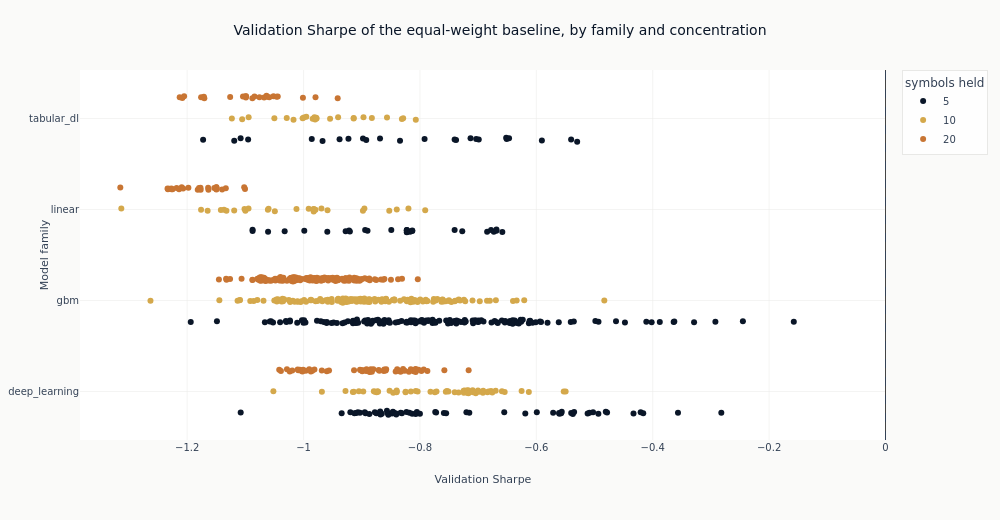

Notebook source saved alongside this figure:
### Code cell
sharpe_figure = px.strip(
    published.with_columns(concentration=pl.col("top_k").cast(pl.String)).sort("family", "top_k"),
    x="sharpe",
    y="family",
    color="concentration",
    hover_data=["config_name", "backtest_hash"],
    color_discrete_sequence=[COLORS["blue"], COLORS["amber"], COLORS["copper"]],
)
sharpe_figure.add_vline(x=0, line_width=1, line_dash="dash", line_color=COLORS["neutral"])
sharpe_figure.update_layout(
    title="Validation Sharpe of the equal-weight baseline, by family and concentration",
    height=520,
    width=1000,
    margin=dict(t=70),
    legend_title_text="symbols held",
)
sharpe_figure.update_xaxes(title_text="Validation Sharpe")
sharpe_figure.update_yaxes(title_text="Model family")
show_plotly_with_alt(
    sharpe_figure,
    "Strip plot of validation Sharpe for every equal-weight baseline backtest, one row per "
    "model family, coloured by the number of symbols held per decision date.",
)

### Figure 1 — Plotly figure (JSON) as saved in the notebook; plotly's stock layout.template omitted (floating-point values rounded to 4 significant figures; data arrays with more than 128 entries replaced by an {"elided": "..."} marker saying what was removed)
{"data": [{"alignmentgroup": "True", "boxpoints": "all", "customdata": {"elided": "262x2 str values"}, "fillcolor": "rgba(255,255,255,0)", "hoveron": "points", "hovertemplate": "concentration=5<br>sharpe=%{x}<br>family=%{y}<br>config_name=%{customdata[0]}<br>backtest_hash=%{customdata[1]}<extra></extra>", "legendgroup": "5", "line": {"color": "rgba(255,255,255,0)"}, "marker": {"color": "#0a1628"}, "name": "5", "offsetgroup": "5", "orientation": "h", "pointpos": 0, "showlegend": true, "type": "box", "x": {"elided": "262 float values"}, "x0": " ", "xaxis": "x", "y": {"elided": "262 str values"}, "y0": " ", "yaxis": "y"}, {"alignmentgroup": "True", "boxpoints": "all", "customdata": {"elided": "262x2 str values"}, "fillcolor": "rgba(255,255,255,0)", "hoveron": "points", "hovertemplate": "concentration=10<br>sharpe=%{x}<br>family=%{y}<br>config_name=%{customdata[0]}<br>backtest_hash=%{customdata[1]}<extra></extra>", "legendgroup": "10", "line": {"color": "rgba(255,255,255,0)"}, "marker": {"color": "#D4A84B"}, "name": "10", "offsetgroup": "10", "orientation": "h", "pointpos": 0, "showlegend": true, "type": "box", "x": {"elided": "262 float values"}, "x0": " ", "xaxis": "x", "y": {"elided": "262 str values"}, "y0": " ", "yaxis": "y"}, {"alignmentgroup": "True", "boxpoints": "all", "customdata": {"elided": "262x2 str values"}, "fillcolor": "rgba(255,255,255,0)", "hoveron": "points", "hovertemplate": "concentration=20<br>sharpe=%{x}<br>family=%{y}<br>config_name=%{customdata[0]}<br>backtest_hash=%{customdata[1]}<extra></extra>", "legendgroup": "20", "line": {"color": "rgba(255,255,255,0)"}, "marker": {"color": "#C87533"}, "name": "20", "offsetgroup": "20", "orientation": "h", "pointpos": 0, "showlegend": true, "type": "box", "x": {"elided": "262 float values"}, "x0": " ", "xaxis": "x", "y": {"elided": "262 str values"}, "y0": " ", "yaxis": "y"}], "layout": {"boxmode": "group", "height": 520, "legend": {"title": {"text": "symbols held"}, "tracegroupgap": 0}, "margin": {"t": 70}, "shapes": [{"line": {"color": "#334155", "dash": "dash", "width": 1}, "type": "line", "x0": 0, "x1": 0, "xref": "x", "y0": 0, "y1": 1, "yref": "y domain"}], "title": {"text": "Validation Sharpe of the equal-weight baseline, by family and concentration"}, "width": 1000, "xaxis": {"anchor": "y", "domain": [0.0, 1.0], "title": {"text": "Validation Sharpe"}}, "yaxis": {"anchor": "x", "domain": [0.0, 1.0], "title": {"text": "Model family"}}}}
